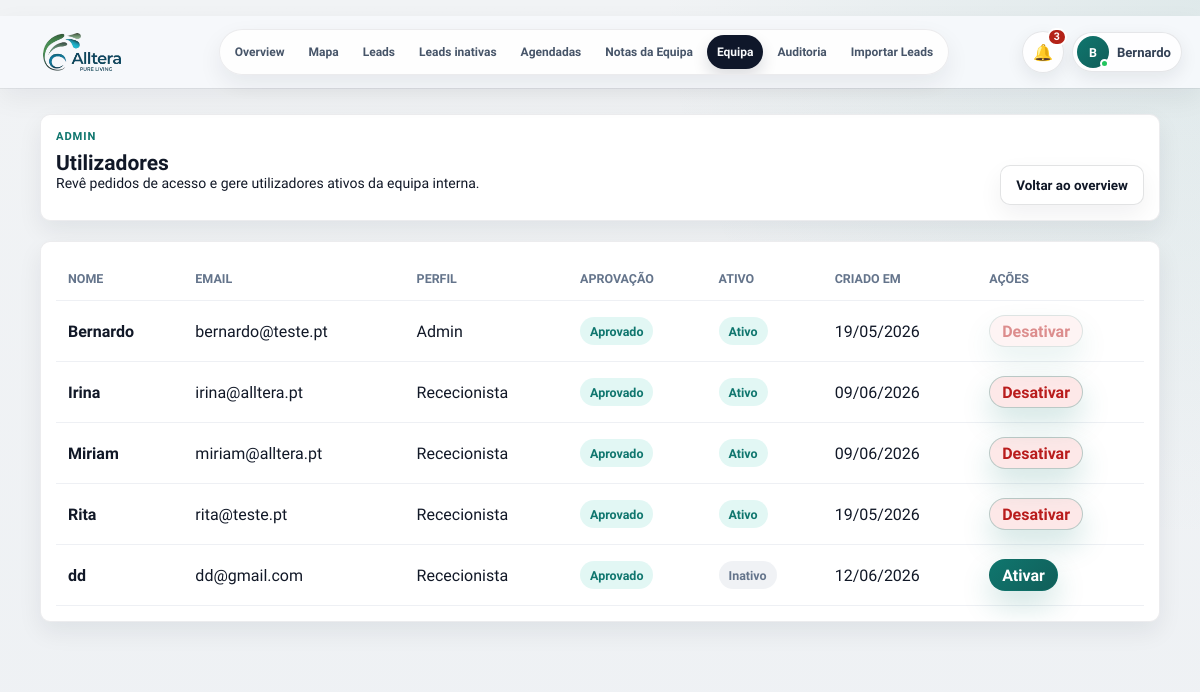
Page /admin/users (signed in) on the committed database.
### PlataformaApoioDecisaoComercial/models.py (models this page shows, shortened)
class User(UserMixin, db.Model):
    __tablename__ = "users"
    id = db.Column(db.Integer, primary_key=True)
    nome = db.Column(db.String(120), nullable=False)
    email = db.Column(db.String(160), nullable=False, unique=True, index=True)
    password_hash = db.Column(db.String(255), nullable=False)
    role = db.Column(db.String(40), nullable=False, default="comercial")
    ativo = db.Column(db.Boolean, nullable=False, default=True)
    approval_status = db.Column(db.String(20), nullable=False, default="approved")
    approved_at = db.Column(db.DateTime, nullable=True)
    approved_by_id = db.Column(db.Integer, nullable=True)
    created_at = db.Column(db.DateTime, default=datetime.utcnow)
    @property
    def is_active(self):
        return bool(self.ativo)
    historico = db.relationship("HistoricoLead", back_populates="user", lazy="dynamic")
    assigned_leads = db.relationship("Lead", back_populates="assigned_to", lazy="dynamic")
    notas_equipa = db.relationship("EquipaNota", back_populates="autor", lazy="dynamic")

### PlataformaApoioDecisaoComercial/app.py (the view)
    @app.route("/admin/users")
    @login_required
    @admin_required
    def admin_users():
        users = User.query.order_by(
            case((User.approval_status == "pending", 0), else_=1),
            User.ativo.desc(),
            User.role.asc(),
            User.nome.asc(),
        ).all()
        return render_template("admin_users.html", users=users)

### PlataformaApoioDecisaoComercial/app.py (called while the page is built)
def role_required(*roles):
    def decorator(view):
        @wraps(view)
        def wrapped_view(*args, **kwargs):
            if not current_user.is_authenticated:
                return login_manager.unauthorized()
            if current_user.role not in roles:
                abort(403)
            return view(*args, **kwargs)
        return wrapped_view
    return decorator

def normalize_lookup(value):
    text = str(value or "").strip().lower()
    text = unicodedata.normalize("NFKD", text)
    return "".join(char for char in text if not unicodedata.combining(char))

def clean_text(value):
    return re.sub(r"\s+", " ", str(value or "").strip())

def parse_time_value(value):
    value = clean_text(value)
    if not value:
        return None
    match = re.fullmatch(r"([01]?\d|2[0-3]):([0-5]\d)(?::[0-5]\d)?", value)
    if not match:
        return None
    return f"{int(match.group(1)):02d}:{match.group(2)}"

def scheduled_time_label(lead):
    return parse_time_value(getattr(lead, "hora_reuniao", None)) or ""

def is_scheduled_lead(lead):
    if not lead or not lead.data_novo_contacto:
        return False
    state = normalize_legacy_state(lead.estado)
    text = normalize_lookup(" ".join([
        lead.estado or "",
        lead.classificacao_observacao or "",
        lead.observacoes or "",
        lead.observacoes_contacto or "",
        lead.motivo_classificacao or "",
    ]))
    if state in SCHEDULED_STATES:
        return True
    return any(token in text for token in [
        "voltar a ligar",
        "contactar mais tarde",
        "reagendada",
        "reagendar",
        "sem interesse para ja",
        "aguardar resposta",
        "ligar depois",
        "voltar a contactar",
    ])

def scheduled_badge_count():
    today = date.today()
    return (
        Lead.query.filter(
            Lead.data_novo_contacto.isnot(None),
            Lead.data_novo_contacto <= today,
            Lead.estado.in_(list(SCHEDULED_STATES)),
        ).count()
    )

def normalize_legacy_state(state):
    value = clean_text(state)
    mapping = {
        "Contactado": "Ligar de volta",
        "Reunião marcada": "Já tratado / no CRM",
        "ReuniÃ£o marcada": "Já tratado / no CRM",
        "Cliente existente": "Já tratado / no CRM",
        "Sem interesse definitivo": "Sem interesse",
    }
    return mapping.get(value, value)

### PlataformaApoioDecisaoComercial/templates/admin_users.html (shortened to what this page needs)
{% extends "base.html" %}
{% block content %}
<main class="page-shell admin-users-page">
    <section class="panel users-header">
        <div>
            <p class="eyebrow">Admin</p>
            <h1>Utilizadores</h1>
            <p>Revê pedidos de acesso e gere utilizadores ativos da equipa interna.</p>
        </div>
        <a class="button secondary" href="{{ url_for('admin_overview') }}">Voltar ao overview</a>
    </section>
    <section class="panel">
        <table class="users-table">
            <thead>
                <tr>
                    <th>Nome</th>
                    <th>Email</th>
                    <th>Perfil</th>
                    <th>Aprovação</th>
                    <th>Ativo</th>
                    <th>Criado em</th>
                    <th>Ações</th>
                </tr>
            </thead>
            <tbody>
                {% for user in users %}
                <tr>
                    <td><strong>{{ user.nome }}</strong></td>
                    <td>{{ user.email }}</td>
                    <td>{{ "Rececionista" if user.role == "comercial" else "Admin" }}</td>
                    <td>
                        <span class="status-pill {% if user.approval_status == 'pending' %}status-pill--pending{% elif user.approval_status == 'rejected' %}status-pill--rejected{% endif %}">
                            {% if user.approval_status == "pending" %}Pendente{% elif user.approval_status == "rejected" %}Rejeitado{% else %}Aprovado{% endif %}
                        </span>
                    </td>
                    <td>
                        <span class="status-pill {% if not user.ativo %}status-pill--off{% endif %}">
                            {{ "Ativo" if user.ativo else "Inativo" }}
                        </span>
                    </td>
                    <td>{{ user.created_at.strftime("%d/%m/%Y") if user.created_at else "-" }}</td>
                    <td>
                        <div class="user-actions">
                            {% if user.approval_status == "pending" %}
                            <form method="post" action="{{ url_for('admin_user_approval', user_id=user.id) }}">
                                <input type="hidden" name="action" value="approve">
                                <button type="submit">Aprovar</button>
                            </form>
                            <form method="post" action="{{ url_for('admin_user_approval', user_id=user.id) }}">
                                <input type="hidden" name="action" value="reject">
                                <button class="danger" type="submit">Rejeitar</button>
                            </form>
                            {% elif user.approval_status == "approved" and user.ativo %}
                            <form method="post" action="{{ url_for('admin_user_approval', user_id=user.id) }}">
                                <button class="danger" type="submit" {% if user.id == current_user.id %}disabled{% endif %}>Desativar</button>
                            </form>
                            {% elif user.approval_status == "approved" and not user.ativo %}
                            <form method="post" action="{{ url_for('admin_user_approval', user_id=user.id) }}">
                                <button type="submit">Ativar</button>
                            </form>
                            {% else %}
                            -
                            {% endif %}
                        </div>
                    </td>
                </tr>
                {% else %}
                <tr>
                    <td colspan="7">Ainda nao existem utilizadores.</td>
                </tr>
                {% endfor %}
            </tbody>
        </table>
    </section>
</main>
{% endblock %}

### PlataformaApoioDecisaoComercial/templates/base.html (shortened to what this page needs)
﻿<!doctype html>
<html lang="pt">
<head>
    <link rel="stylesheet" href="https://unpkg.com/leaflet@1.9.4/dist/leaflet.css">
    <link rel="stylesheet" href="{{ url_for('static', filename='css/styles.css') }}">
</head>
<body>
    <div class="app-shell">
        <header class="topbar topbar--minimal" id="appTopbar" aria-label="Barra superior">
            <a class="topnav-brand" href="{{ url_for('admin_overview') if current_user.is_authenticated and current_user.role == 'admin' else (url_for('mapa_leads') if current_user.is_authenticated else url_for('login')) }}" aria-label="Alltera">
                <span class="topnav-brand__logo" aria-hidden="true">
                    <img src="{{ url_for('static', filename='alltera-logo.png') }}" alt="">
                </span>
            </a>
            {% if current_user.is_authenticated %}
            <nav class="topnav-pill" aria-label="Navegação principal">
                {% if current_user.role == "admin" %}
                <a href="{{ url_for('admin_overview') }}" {% if request.endpoint == 'admin_overview' %}aria-current="page"{% endif %}>Overview</a>
                <a href="{{ url_for('mapa_leads') }}" {% if request.endpoint == 'mapa_leads' %}aria-current="page"{% endif %}>Mapa</a>
                <a href="{{ url_for('todas_leads') }}" {% if request.endpoint == 'todas_leads' %}aria-current="page"{% endif %}>Leads</a>
                <a href="{{ url_for('leads_inativas') }}" {% if request.endpoint == 'leads_inativas' %}aria-current="page"{% endif %}>Leads inativas</a>
                <a href="{{ url_for('agendadas') }}" {% if request.endpoint == 'agendadas' %}aria-current="page"{% endif %}>Agendadas</a>
                <a href="{{ url_for('notas_equipa') }}" {% if request.endpoint == 'notas_equipa' %}aria-current="page"{% endif %}>Notas da Equipa</a>
                <a href="{{ url_for('admin_users') }}" {% if request.endpoint == 'admin_users' %}aria-current="page"{% endif %}>Equipa</a>
                <a href="{{ url_for('historico') }}" {% if request.endpoint == 'historico' %}aria-current="page"{% endif %}>Auditoria</a>
                <a href="{{ url_for('importar_leads') }}" {% if request.endpoint == 'importar_leads' %}aria-current="page"{% endif %}>Importar Leads</a>
                {% endif %}
            </nav>
            {% endif %}
            <div class="topbar__actions">
                {% if current_user.is_authenticated %}
                {% set display_name = current_user.nome or current_user.email %}
                {% set first_name = display_name.split()[0] %}
                <div class="notifications-menu" id="notificationsMenu">
                    <button class="notifications-trigger" id="notificationsButton" type="button" aria-haspopup="menu" aria-expanded="false" aria-controls="notificationsDropdown" title="Notificações operacionais">
                        <span aria-hidden="true">🔔</span>
                        {% if operational_notifications.count > 0 %}
                        <strong>{{ operational_notifications.count }}</strong>
                        {% endif %}
                    </button>
                </div>
                <div class="profile-menu" id="profileMenu">
                    <button class="profile-trigger" id="profileMenuButton" type="button" aria-haspopup="menu" aria-expanded="false" aria-controls="profileDropdown">
                        <span class="profile-avatar" aria-hidden="true">{{ display_name[:1]|upper }}<i></i></span>
                        <span class="profile-trigger__name">{{ first_name }}</span>
                    </button>
                </div>
                {% endif %}
            </div>
        </header>
        <div class="app-shell__content">
            {% block content %}{% endblock %}
        </div>
    </div>
    {% if current_user.is_authenticated %}
    <aside class="command-palette" id="commandPalette" aria-hidden="true">
    </aside>
    <aside class="global-lead-drawer" id="globalLeadDrawer" aria-hidden="true">
    </aside>
    {% endif %}
</body>
</html>

### PlataformaApoioDecisaoComercial/templates/admin_users.html (style rules this page uses)
.admin-users-page { display: grid; gap: 20px; }
.users-header { display: flex; align-items: flex-end; justify-content: space-between; gap: 18px; }
.users-header h1 { margin: 0; letter-spacing: 0; }
.users-table { width: 100%; border-collapse: collapse; }
.users-table th, .users-table td { text-align: left; padding: 14px 12px; border-bottom: 1px solid rgba(148, 163, 184, 0.16); vertical-align: middle; }
.users-table th { color: #64748b; font-size: 0.78rem; text-transform: uppercase; }
.status-pill { display: inline-flex; align-items: center; min-height: 28px; padding: 0 10px; border-radius: 999px; background: rgba(20, 184, 166, 0.12); color: #0f766e; font-weight: 800; font-size: 0.78rem; }
.status-pill--off { background: rgba(148, 163, 184, 0.14); color: #64748b; }
.user-actions { display: flex; flex-wrap: wrap; gap: 8px; }
.user-actions form { margin: 0; }
.user-actions button { min-height: 32px; border: 0; border-radius: 999px; padding: 0 12px; background: rgba(15, 118, 110, 0.12); color: #0f766e; font-weight: 800; cursor: pointer; }
.user-actions button.danger { background: rgba(239, 68, 68, 0.12); color: #b91c1c; }

### rows in the picture
User: nome "B", nome "Bernardo", email "bernardo@teste.pt", role "Admin", approval_status "Aprovado", ativo "Ativo", created_at "19/05/2026"
User: nome "Irina", email "irina@alltera.pt", role "Rececionista", approval_status "Aprovado", ativo "Ativo", created_at "09/06/2026"
User: nome "Miriam", email "miriam@alltera.pt", role "Rececionista", approval_status "Aprovado", ativo "Ativo", created_at "09/06/2026"
User: nome "Rita", email "rita@teste.pt", role "Rececionista", approval_status "Aprovado", ativo "Ativo", created_at "19/05/2026"
User: nome "dd", email "dd@gmail.com", role "Rececionista", approval_status "Aprovado", ativo "Inativo", created_at "12/06/2026"

### other values in the picture
{{ operational_notifications.count }} "3"
